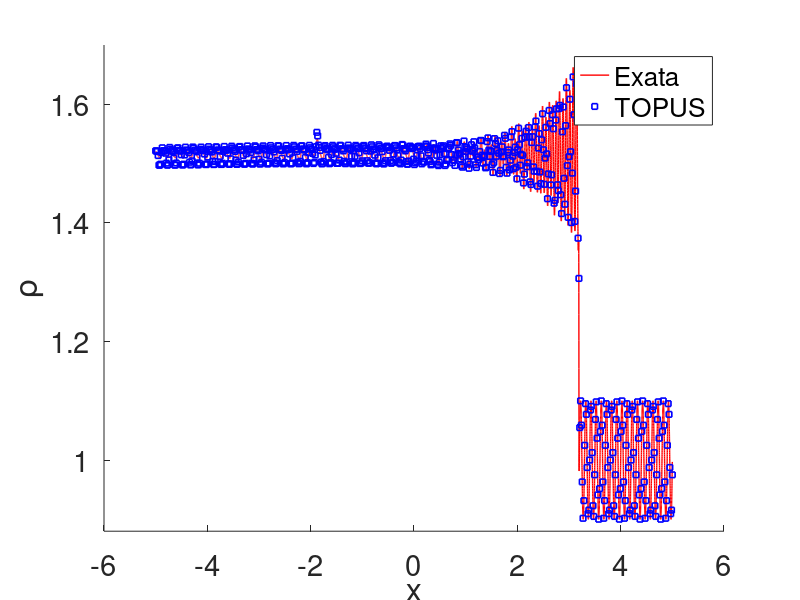

MATLAB code for this plot:
clear all
close all
clc
%malla=300, cfl=0.6, tf=1

load cubick_cfl06_N2500_t5.txt
load minmod_cfl06_N2500_t5.txt
load pubick_cfl06_N2500_t5.txt
load smart_cfl06_N2500_t5.txt
load superbee_cfl06_N2500_t5.txt
load topus_cfl06_N2500_t5.txt

load Reference_Upwind.txt

A=cubick_cfl06_N2500_t5;
B=pubick_cfl06_N2500_t5;
C=superbee_cfl06_N2500_t5;
D=minmod_cfl06_N2500_t5;
E=smart_cfl06_N2500_t5;
F=topus_cfl06_N2500_t5;

G=Reference_Upwind;

hold on
set(gca, 'FontSize', 21)

plot(G(:,1),G(:,2),'r','LineWidth',1)

%plot(A(:,1),A(:,2),'squareb','LineWidth',1.2,'MarkerSize',4); legend('Exata','CUBICK (0,5;0,75)');
%plot(B(:,1),B(:,2),'squareb','LineWidth',1.2,'MarkerSize',4); legend('Exata','PUBICK (\mu_1=3/10;\mu_2=5/6)');
%plot(C(:,1),C(:,2),'squareb','LineWidth',1.2,'MarkerSize',4); legend('Exata','Superbee');
%plot(D(:,1),D(:,2),'squareb','LineWidth',1.2,'MarkerSize',4); legend('Exata','MINMOD');
%plot(E(:,1),E(:,2),'squareb','LineWidth',1.2,'MarkerSize',4); legend('Exata','SMART');
plot(F(:,1),F(:,2),'squareb','LineWidth',1.2,'MarkerSize',4); legend('Exata','TOPUS');

xlabel('x') 
ylabel('\rho')

ylim([0.88 1.7]);
